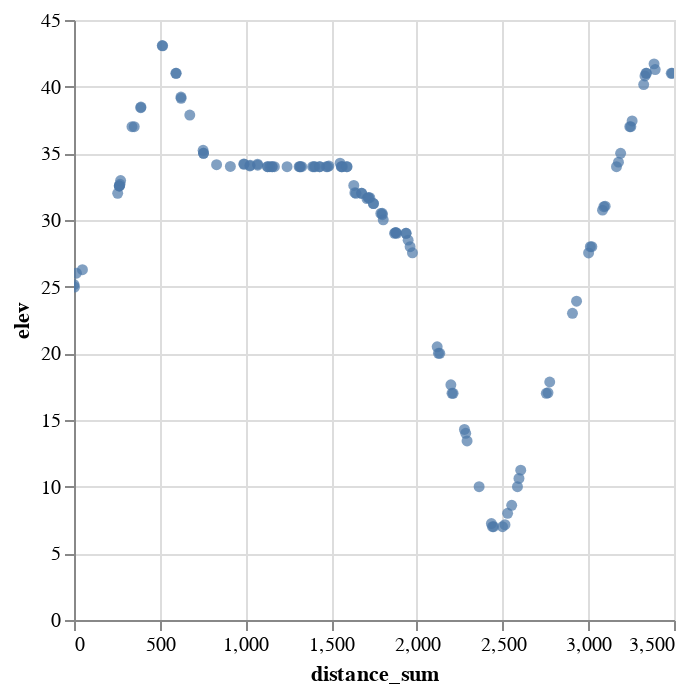

The notebook cell this image was saved under:
### Code cell
alt.Chart(df_walk_broadway).mark_circle(size=30).encode(
    x='distance_sum',
    y='elev',
    #color='slope',
    #tooltip=['lat', 'long', 'slope_angle']
).interactive()

### Figure 1 — Vega-Lite specification as saved in the notebook (floating-point values rounded to 4 significant figures)
{"config": {"view": {"continuousWidth": 300, "continuousHeight": 300}}, "data": {"name": "data-91d09467b0d61c02940725100bc76d45"}, "mark": {"type": "circle", "size": 30}, "encoding": {"x": {"field": "distance_sum", "type": "quantitative"}, "y": {"field": "elev", "type": "quantitative"}}, "params": [{"name": "param_10", "select": {"type": "interval", "encodings": ["x", "y"]}, "bind": "scales"}], "$schema": "https://vega.github.io/schema/vega-lite/v5.8.0.json", "datasets": {"data-91d09467b0d61c02940725100bc76d45": [{"lat": 40.83, "long": -73.95, "elev": 25.16, "d_distance": 0.0, "d_height": 0.0, "slope": 0.0, "slope_angle": 0.0, "d_calories": 0.0, "calories_sum": 0.0, "distance_sum": 0.0}, {"lat": 40.83, "long": -73.95, "elev": 24.97, "d_distance": 2.787, "d_height": -0.19, "slope": -0.06817, "slope_angle": -3.9, "d_calories": 0.1294, "calories_sum": 0.1294, "distance_sum": 2.787}, {"lat": 40.83, "long": -73.95, "elev": 26.01, "d_distance": 11.45, "d_height": 1.04, "slope": 0.0908, "slope_angle": 5.188, "d_calories": 0.9388, "calories_sum": 1.068, "distance_sum": 14.24}, {"lat": 40.83, "long": -73.95, "elev": 26.27, "d_distance": 34.98, "d_height": 0.26, "slope": 0.007434, "slope_angle": 0.4259, "d_calories": 1.739, "calories_sum": 2.807, "distance_sum": 49.22}, {"lat": 40.83, "long": -73.95, "elev": 32.0, "d_distance": 205.7, "d_height": 5.73, "slope": 0.02786, "slope_angle": 1.596, "d_calories": 12.27, "calories_sum": 15.07, "distance_sum": 254.9}, {"lat": 40.83, "long": -73.95, "elev": 32.55, "d_distance": 9.511, "d_height": 0.55, "slope": 0.05783, "slope_angle": 3.31, "d_calories": 0.6685, "calories_sum": 15.74, "distance_sum": 264.4}, {"lat": 40.83, "long": -73.95, "elev": 32.55, "d_distance": 0.0, "d_height": 0.0, "slope": 0.0, "slope_angle": 0.0, "d_calories": 0.0, "calories_sum": 15.74, "distance_sum": 264.4}, {"lat": 40.83, "long": -73.95, "elev": 32.55, "d_distance": 0.0, "d_height": 0.0, "slope": 0.0, "slope_angle": 0.0, "d_calories": 0.0, "calories_sum": 15.74, "distance_sum": 264.4}, {"lat": 40.83, "long": -73.95, "elev": 32.68, "d_distance": 3.734, "d_height": 0.13, "slope": 0.03482, "slope_angle": 1.994, "d_calories": 0.2319, "calories_sum": 15.97, "distance_sum": 268.1}, {"lat": 40.83, "long": -73.95, "elev": 32.96, "d_distance": 3.734, "d_height": 0.28, "slope": 0.07499, "slope_angle": 4.289, "d_calories": 0.2852, "calories_sum": 16.26, "distance_sum": 271.9}, {"lat": 40.83, "long": -73.95, "elev": 37.0, "d_distance": 66.44, "d_height": 4.04, "slope": 0.06081, "slope_angle": 3.48, "d_calories": 4.74, "calories_sum": 21.0, "distance_sum": 338.3}, {"lat": 40.83, "long": -73.95, "elev": 37.0, "d_distance": 12.99, "d_height": 0.0, "slope": 0.0, "slope_angle": 0.0, "d_calories": 0.6459, "calories_sum": 21.64, "distance_sum": 351.3}, {"lat": 40.83, "long": -73.95, "elev": 38.42, "d_distance": 38.13, "d_height": 1.42, "slope": 0.03725, "slope_angle": 2.133, "d_calories": 2.401, "calories_sum": 24.05, "distance_sum": 389.4}, {"lat": 40.83, "long": -73.95, "elev": 38.47, "d_distance": 1.111, "d_height": 0.05, "slope": 0.04499, "slope_angle": 2.576, "d_calories": 0.07304, "calories_sum": 24.12, "distance_sum": 390.5}, {"lat": 40.83, "long": -73.95, "elev": 43.08, "d_distance": 124.2, "d_height": 4.61, "slope": 0.03712, "slope_angle": 2.126, "d_calories": 7.816, "calories_sum": 31.93, "distance_sum": 514.7}, {"lat": 40.83, "long": -73.95, "elev": 43.06, "d_distance": 2.376, "d_height": -0.02, "slope": -0.008417, "slope_angle": -0.4822, "d_calories": 0.1181, "calories_sum": 32.05, "distance_sum": 517.1}, {"lat": 40.83, "long": -73.95, "elev": 41.0, "d_distance": 77.08, "d_height": -2.06, "slope": -0.02673, "slope_angle": -1.531, "d_calories": 3.58, "calories_sum": 35.63, "distance_sum": 594.2}, {"lat": 40.83, "long": -73.95, "elev": 41.0, "d_distance": 2.223, "d_height": 0.0, "slope": 0.0, "slope_angle": 0.0, "d_calories": 0.1105, "calories_sum": 35.74, "distance_sum": 596.4}, {"lat": 40.83, "long": -73.95, "elev": 39.22, "d_distance": 27.51, "d_height": -1.78, "slope": -0.06471, "slope_angle": -3.702, "d_calories": 1.277, "calories_sum": 37.02, "distance_sum": 623.9}, {"lat": 40.83, "long": -73.95, "elev": 39.13, "d_distance": 0.8408, "d_height": -0.09, "slope": -0.107, "slope_angle": -6.11, "d_calories": 0.03905, "calories_sum": 37.06, "distance_sum": 624.7}, {"lat": 40.83, "long": -73.95, "elev": 37.87, "d_distance": 50.7, "d_height": -1.26, "slope": -0.02485, "slope_angle": -1.424, "d_calories": 2.354, "calories_sum": 39.41, "distance_sum": 675.4}, {"lat": 40.83, "long": -73.95, "elev": 35.23, "d_distance": 77.63, "d_height": -2.64, "slope": -0.03401, "slope_angle": -1.948, "d_calories": 3.605, "calories_sum": 43.02, "distance_sum": 753.1}, {"lat": 40.83, "long": -73.95, "elev": 35.0, "d_distance": 2.376, "d_height": -0.23, "slope": -0.09679, "slope_angle": -5.529, "d_calories": 0.1103, "calories_sum": 43.13, "distance_sum": 755.5}, {"lat": 40.83, "long": -73.95, "elev": 35.0, "d_distance": 0.0, "d_height": 0.0, "slope": 0.0, "slope_angle": 0.0, "d_calories": 0.0, "calories_sum": 43.13, "distance_sum": 755.5}, {"lat": 40.83, "long": -73.95, "elev": 34.15, "d_distance": 76.25, "d_height": -0.85, "slope": -0.01115, "slope_angle": -0.6387, "d_calories": 3.791, "calories_sum": 46.92, "distance_sum": 831.7}, {"lat": 40.83, "long": -73.95, "elev": 34.02, "d_distance": 80.39, "d_height": -0.13, "slope": -0.001617, "slope_angle": -0.09265, "d_calories": 3.997, "calories_sum": 50.92, "distance_sum": 912.1}, {"lat": 40.83, "long": -73.95, "elev": 34.21, "d_distance": 78.6, "d_height": 0.19, "slope": 0.002417, "slope_angle": 0.1385, "d_calories": 3.908, "calories_sum": 54.83, "distance_sum": 990.7}, {"lat": 40.83, "long": -73.95, "elev": 34.18, "d_distance": 1.394, "d_height": -0.03, "slope": -0.02153, "slope_angle": -1.233, "d_calories": 0.06471, "calories_sum": 54.89, "distance_sum": 992.1}, {"lat": 40.83, "long": -73.95, "elev": 34.05, "d_distance": 33.99, "d_height": -0.13, "slope": -0.003824, "slope_angle": -0.2191, "d_calories": 1.69, "calories_sum": 56.58, "distance_sum": 1026.0}, {"lat": 40.83, "long": -73.95, "elev": 34.1, "d_distance": 1.394, "d_height": 0.05, "slope": 0.03588, "slope_angle": 2.055, "d_calories": 0.08708, "calories_sum": 56.67, "distance_sum": 1027.0}, {"lat": 40.83, "long": -73.95, "elev": 34.19, "d_distance": 43.24, "d_height": 0.09, "slope": 0.002082, "slope_angle": 0.1193, "d_calories": 2.15, "calories_sum": 58.82, "distance_sum": 1071.0}, {"lat": 40.83, "long": -73.95, "elev": 34.11, "d_distance": 0.8409, "d_height": -0.08, "slope": -0.09514, "slope_angle": -5.435, "d_calories": 0.03905, "calories_sum": 58.86, "distance_sum": 1072.0}, {"lat": 40.83, "long": -73.95, "elev": 34.0, "d_distance": 57.19, "d_height": -0.11, "slope": -0.001923, "slope_angle": -0.1102, "d_calories": 2.843, "calories_sum": 61.7, "distance_sum": 1129.0}, {"lat": 40.83, "long": -73.95, "elev": 34.0, "d_distance": 1.111, "d_height": 0.0, "slope": 0.0, "slope_angle": 0.0, "d_calories": 0.05525, "calories_sum": 61.76, "distance_sum": 1130.0}, {"lat": 40.83, "long": -73.95, "elev": 34.0, "d_distance": 12.99, "d_height": 0.0, "slope": 0.0, "slope_angle": 0.0, "d_calories": 0.6459, "calories_sum": 62.4, "distance_sum": 1143.0}, {"lat": 40.83, "long": -73.95, "elev": 34.0, "d_distance": 12.58, "d_height": 0.0, "slope": 0.0, "slope_angle": 0.0, "d_calories": 0.6252, "calories_sum": 63.03, "distance_sum": 1155.0}, {"lat": 40.83, "long": -73.95, "elev": 34.0, "d_distance": 0.8409, "d_height": 0.0, "slope": 0.0, "slope_angle": 0.0, "d_calories": 0.04181, "calories_sum": 63.07, "distance_sum": 1156.0}, {"lat": 40.83, "long": -73.95, "elev": 34.0, "d_distance": 12.58, "d_height": 0.0, "slope": 0.0, "slope_angle": 0.0, "d_calories": 0.6252, "calories_sum": 63.69, "distance_sum": 1169.0}, {"lat": 40.83, "long": -73.95, "elev": 34.0, "d_distance": 74.08, "d_height": 0.0, "slope": 0.0, "slope_angle": 0.0, "d_calories": 3.683, "calories_sum": 67.38, "distance_sum": 1243.0}, {"lat": 40.83, "long": -73.95, "elev": 34.0, "d_distance": 70.17, "d_height": 0.0, "slope": 0.0, "slope_angle": 0.0, "d_calories": 3.489, "calories_sum": 70.87, "distance_sum": 1313.0}, {"lat": 40.83, "long": -73.95, "elev": 34.0, "d_distance": 5.111, "d_height": 0.0, "slope": 0.0, "slope_angle": 0.0, "d_calories": 0.2541, "calories_sum": 71.12, "distance_sum": 1318.0}, {"lat": 40.83, "long": -73.95, "elev": 34.0, "d_distance": 2.376, "d_height": 0.0, "slope": 0.0, "slope_angle": 0.0, "d_calories": 0.1181, "calories_sum": 71.24, "distance_sum": 1321.0}, {"lat": 40.83, "long": -73.95, "elev": 34.0, "d_distance": 7.882, "d_height": 0.0, "slope": 0.0, "slope_angle": 0.0, "d_calories": 0.3919, "calories_sum": 71.63, "distance_sum": 1328.0}, {"lat": 40.82, "long": -73.95, "elev": 34.0, "d_distance": 63.27, "d_height": 0.0, "slope": 0.0, "slope_angle": 0.0, "d_calories": 3.146, "calories_sum": 74.78, "distance_sum": 1392.0}, {"lat": 40.82, "long": -73.95, "elev": 34.0, "d_distance": 7.882, "d_height": 0.0, "slope": 0.0, "slope_angle": 0.0, "d_calories": 0.3919, "calories_sum": 75.17, "distance_sum": 1400.0}, {"lat": 40.82, "long": -73.95, "elev": 34.0, "d_distance": 6.495, "d_height": 0.0, "slope": 0.0, "slope_angle": 0.0, "d_calories": 0.3229, "calories_sum": 75.49, "distance_sum": 1406.0}, {"lat": 40.82, "long": -73.95, "elev": 34.0, "d_distance": 26.53, "d_height": 0.0, "slope": 0.0, "slope_angle": 0.0, "d_calories": 1.319, "calories_sum": 76.81, "distance_sum": 1433.0}, {"lat": 40.82, "long": -73.95, "elev": 34.0, "d_distance": 1.111, "d_height": 0.0, "slope": 0.0, "slope_angle": 0.0, "d_calories": 0.05525, "calories_sum": 76.86, "distance_sum": 1434.0}, {"lat": 40.82, "long": -73.95, "elev": 34.0, "d_distance": 38.13, "d_height": 0.0, "slope": 0.0, "slope_angle": 0.0, "d_calories": 1.896, "calories_sum": 78.76, "distance_sum": 1472.0}, {"lat": 40.82, "long": -73.95, "elev": 34.0, "d_distance": 7.882, "d_height": 0.0, "slope": 0.0, "slope_angle": 0.0, "d_calories": 0.3919, "calories_sum": 79.15, "distance_sum": 1480.0}, {"lat": 40.82, "long": -73.95, "elev": 34.05, "d_distance": 7.129, "d_height": 0.05, "slope": 0.007014, "slope_angle": 0.4019, "d_calories": 0.3544, "calories_sum": 79.51, "distance_sum": 1487.0}, {"lat": 40.82, "long": -73.95, "elev": 34.26, "d_distance": 65.06, "d_height": 0.21, "slope": 0.003228, "slope_angle": 0.1849, "d_calories": 3.235, "calories_sum": 82.74, "distance_sum": 1552.0}, {"lat": 40.82, "long": -73.95, "elev": 34.0, "d_distance": 7.468, "d_height": -0.26, "slope": -0.03482, "slope_angle": -1.994, "d_calories": 0.3468, "calories_sum": 83.09, "distance_sum": 1559.0}, {"lat": 40.82, "long": -73.95, "elev": 34.0, "d_distance": 1.394, "d_height": 0.0, "slope": 0.0, "slope_angle": 0.0, "d_calories": 0.06929, "calories_sum": 83.16, "distance_sum": 1561.0}, {"lat": 40.82, "long": -73.95, "elev": 34.0, "d_distance": 5.111, "d_height": 0.0, "slope": 0.0, "slope_angle": 0.0, "d_calories": 0.2541, "calories_sum": 83.41, "distance_sum": 1566.0}, {"lat": 40.82, "long": -73.95, "elev": 34.0, "d_distance": 25.56, "d_height": 0.0, "slope": 0.0, "slope_angle": 0.0, "d_calories": 1.271, "calories_sum": 84.68, "distance_sum": 1591.0}, {"lat": 40.82, "long": -73.95, "elev": 34.0, "d_distance": 1.111, "d_height": 0.0, "slope": 0.0, "slope_angle": 0.0, "d_calories": 0.05525, "calories_sum": 84.74, "distance_sum": 1593.0}, {"lat": 40.82, "long": -73.95, "elev": 32.59, "d_distance": 39.51, "d_height": -1.41, "slope": -0.03569, "slope_angle": -2.044, "d_calories": 1.835, "calories_sum": 86.57, "distance_sum": 1632.0}, {"lat": 40.82, "long": -73.95, "elev": 32.05, "d_distance": 6.495, "d_height": -0.54, "slope": -0.08314, "slope_angle": -4.753, "d_calories": 0.3016, "calories_sum": 86.87, "distance_sum": 1639.0}, {"lat": 40.82, "long": -73.95, "elev": 32.0, "d_distance": 6.495, "d_height": -0.05, "slope": -0.007698, "slope_angle": -0.4411, "d_calories": 0.3229, "calories_sum": 87.2, "distance_sum": 1645.0}, {"lat": 40.82, "long": -73.95, "elev": 32.0, "d_distance": 33.02, "d_height": 0.0, "slope": 0.0, "slope_angle": 0.0, "d_calories": 1.642, "calories_sum": 88.84, "distance_sum": 1678.0}, {"lat": 40.82, "long": -73.95, "elev": 32.0, "d_distance": 0.0, "d_height": 0.0, "slope": 0.0, "slope_angle": 0.0, "d_calories": 0.0, "calories_sum": 88.84, "distance_sum": 1678.0}, {"lat": 40.82, "long": -73.95, "elev": 31.61, "d_distance": 30.67, "d_height": -0.39, "slope": -0.01272, "slope_angle": -0.7286, "d_calories": 1.525, "calories_sum": 90.36, "distance_sum": 1709.0}, {"lat": 40.82, "long": -73.95, "elev": 31.67, "d_distance": 8.842, "d_height": 0.06, "slope": 0.006785, "slope_angle": 0.3888, "d_calories": 0.4396, "calories_sum": 90.8, "distance_sum": 1718.0}, {"lat": 40.82, "long": -73.95, "elev": 31.67, "d_distance": 0.0, "d_height": 0.0, "slope": 0.0, "slope_angle": 0.0, "d_calories": 0.0, "calories_sum": 90.8, "distance_sum": 1718.0}, {"lat": 40.82, "long": -73.95, "elev": 31.67, "d_distance": 7.883, "d_height": 0.0, "slope": 0.0, "slope_angle": 0.0, "d_calories": 0.3919, "calories_sum": 91.19, "distance_sum": 1725.0}, {"lat": 40.82, "long": -73.95, "elev": 31.23, "d_distance": 21.42, "d_height": -0.44, "slope": -0.02054, "slope_angle": -1.177, "d_calories": 0.9946, "calories_sum": 92.19, "distance_sum": 1747.0}, {"lat": 40.82, "long": -73.95, "elev": 31.23, "d_distance": 0.0, "d_height": 0.0, "slope": 0.0, "slope_angle": 0.0, "d_calories": 0.0, "calories_sum": 92.19, "distance_sum": 1747.0}, {"lat": 40.82, "long": -73.95, "elev": 30.49, "d_distance": 42.84, "d_height": -0.74, "slope": -0.01728, "slope_angle": -0.9897, "d_calories": 2.13, "calories_sum": 94.32, "distance_sum": 1790.0}, {"lat": 40.82, "long": -73.95, "elev": 30.5, "d_distance": 7.883, "d_height": 0.01, "slope": 0.001269, "slope_angle": 0.07269, "d_calories": 0.3919, "calories_sum": 94.71, "distance_sum": 1798.0}, {"lat": 40.82, "long": -73.95, "elev": 30.4, "d_distance": 1.111, "d_height": -0.1, "slope": -0.08999, "slope_angle": -5.142, "d_calories": 0.05161, "calories_sum": 94.76, "distance_sum": 1799.0}, {"lat": 40.82, "long": -73.95, "elev": 30.01, "d_distance": 5.111, "d_height": -0.39, "slope": -0.07631, "slope_angle": -4.364, "d_calories": 0.2374, "calories_sum": 95.0, "distance_sum": 1804.0}, {"lat": 40.82, "long": -73.95, "elev": 29.0, "d_distance": 66.03, "d_height": -1.01, "slope": -0.0153, "slope_angle": -0.8763, "d_calories": 3.283, "calories_sum": 98.28, "distance_sum": 1870.0}, {"lat": 40.82, "long": -73.95, "elev": 29.05, "d_distance": 6.102, "d_height": 0.05, "slope": 0.008194, "slope_angle": 0.4695, "d_calories": 0.3034, "calories_sum": 98.59, "distance_sum": 1876.0}, {"lat": 40.82, "long": -73.95, "elev": 29.06, "d_distance": 1.394, "d_height": 0.01, "slope": 0.007176, "slope_angle": 0.4111, "d_calories": 0.06929, "calories_sum": 98.66, "distance_sum": 1877.0}, {"lat": 40.82, "long": -73.95, "elev": 29.0, "d_distance": 5.111, "d_height": -0.06, "slope": -0.01174, "slope_angle": -0.6726, "d_calories": 0.2541, "calories_sum": 98.91, "distance_sum": 1882.0}, {"lat": 40.82, "long": -73.96, "elev": 29.0, "d_distance": 53.87, "d_height": 0.0, "slope": 0.0, "slope_angle": 0.0, "d_calories": 2.679, "calories_sum": 101.6, "distance_sum": 1936.0}, {"lat": 40.82, "long": -73.96, "elev": 29.0, "d_distance": 1.111, "d_height": 0.0, "slope": 0.0, "slope_angle": 0.0, "d_calories": 0.05525, "calories_sum": 101.6, "distance_sum": 1937.0}, {"lat": 40.82, "long": -73.96, "elev": 28.49, "d_distance": 11.61, "d_height": -0.51, "slope": -0.04395, "slope_angle": -2.516, "d_calories": 0.5389, "calories_sum": 102.2, "distance_sum": 1949.0}, {"lat": 40.82, "long": -73.96, "elev": 28.0, "d_distance": 11.61, "d_height": -0.49, "slope": -0.04222, "slope_angle": -2.418, "d_calories": 0.5389, "calories_sum": 102.7, "distance_sum": 1961.0}, {"lat": 40.82, "long": -73.96, "elev": 27.54, "d_distance": 13.57, "d_height": -0.46, "slope": -0.0339, "slope_angle": -1.942, "d_calories": 0.6301, "calories_sum": 103.4, "distance_sum": 1974.0}, {"lat": 40.82, "long": -73.96, "elev": 20.49, "d_distance": 144.2, "d_height": -7.05, "slope": -0.04888, "slope_angle": -2.798, "d_calories": 6.698, "calories_sum": 110.0, "distance_sum": 2118.0}, {"lat": 40.82, "long": -73.96, "elev": 20.0, "d_distance": 7.468, "d_height": -0.49, "slope": -0.06561, "slope_angle": -3.754, "d_calories": 0.3468, "calories_sum": 110.4, "distance_sum": 2126.0}, {"lat": 40.82, "long": -73.96, "elev": 20.0, "d_distance": 7.883, "d_height": 0.0, "slope": 0.0, "slope_angle": 0.0, "d_calories": 0.3919, "calories_sum": 110.8, "distance_sum": 2134.0}, {"lat": 40.82, "long": -73.96, "elev": 17.64, "d_distance": 64.65, "d_height": -2.36, "slope": -0.0365, "slope_angle": -2.09, "d_calories": 3.002, "calories_sum": 113.8, "distance_sum": 2198.0}, {"lat": 40.82, "long": -73.96, "elev": 17.0, "d_distance": 6.495, "d_height": -0.64, "slope": -0.09853, "slope_angle": -5.627, "d_calories": 0.3016, "calories_sum": 114.1, "distance_sum": 2205.0}, {"lat": 40.82, "long": -73.96, "elev": 17.0, "d_distance": 6.495, "d_height": 0.0, "slope": 0.0, "slope_angle": 0.0, "d_calories": 0.3229, "calories_sum": 114.4, "distance_sum": 2211.0}, {"lat": 40.82, "long": -73.96, "elev": 14.29, "d_distance": 66.03, "d_height": -2.71, "slope": -0.04104, "slope_angle": -2.35, "d_calories": 3.067, "calories_sum": 117.5, "distance_sum": 2278.0}, {"lat": 40.82, "long": -73.96, "elev": 14.0, "d_distance": 7.468, "d_height": -0.29, "slope": -0.03883, "slope_angle": -2.224, "d_calories": 0.3468, "calories_sum": 117.8, "distance_sum": 2285.0}, {"lat": 40.82, "long": -73.96, "elev": 13.43, "d_distance": 7.883, "d_height": -0.57, "slope": -0.07231, "slope_angle": -4.136, "d_calories": 0.3661, "calories_sum": 118.2, "distance_sum": 2293.0}, {"lat": 40.82, "long": -73.96, "elev": 10.0, "d_distance": 70.34, "d_height": -3.43, "slope": -0.04876, "slope_angle": -2.792, "d_calories": 3.267, "calories_sum": 121.5, "distance_sum": 2363.0}, {"lat": 40.82, "long": -73.96, "elev": 7.23, "d_distance": 71.56, "d_height": -2.77, "slope": -0.03871, "slope_angle": -2.217, "d_calories": 3.323, "calories_sum": 124.8, "distance_sum": 2435.0}, {"lat": 40.82, "long": -73.96, "elev": 7.0, "d_distance": 6.495, "d_height": -0.23, "slope": -0.03541, "slope_angle": -2.028, "d_calories": 0.3016, "calories_sum": 125.1, "distance_sum": 2441.0}, {"lat": 40.82, "long": -73.96, "elev": 7.0, "d_distance": 6.495, "d_height": 0.0, "slope": 0.0, "slope_angle": 0.0, "d_calories": 0.3229, "calories_sum": 125.4, "distance_sum": 2448.0}, {"lat": 40.82, "long": -73.96, "elev": 7.0, "d_distance": 51.96, "d_height": 0.0, "slope": 0.0, "slope_angle": 0.0, "d_calories": 2.584, "calories_sum": 128.0, "distance_sum": 2500.0}, {"lat": 40.82, "long": -73.96, "elev": 7.15, "d_distance": 14.38, "d_height": 0.15, "slope": 0.01043, "slope_angle": 0.5977, "d_calories": 0.7149, "calories_sum": 128.7, "distance_sum": 2514.0}, {"lat": 40.82, "long": -73.96, "elev": 8.0, "d_distance": 15.33, "d_height": 0.85, "slope": 0.05543, "slope_angle": 3.173, "d_calories": 1.065, "calories_sum": 129.8, "distance_sum": 2529.0}, {"lat": 40.82, "long": -73.96, "elev": 8.6, "d_distance": 23.78, "d_height": 0.6, "slope": 0.02523, "slope_angle": 1.446, "d_calories": 1.396, "calories_sum": 131.2, "distance_sum": 2553.0}, {"lat": 40.82, "long": -73.96, "elev": 10.0, "d_distance": 33.61, "d_height": 1.4, "slope": 0.04166, "slope_angle": 2.385, "d_calories": 2.169, "calories_sum": 133.3, "distance_sum": 2587.0}, {"lat": 40.82, "long": -73.96, "elev": 10.62, "d_distance": 8.843, "d_height": 0.62, "slope": 0.07011, "slope_angle": 4.011, "d_calories": 0.6601, "calories_sum": 134.0, "distance_sum": 2596.0}, {"lat": 40.82, "long": -73.96, "elev": 11.24, "d_distance": 10.22, "d_height": 0.62, "slope": 0.06065, "slope_angle": 3.471, "d_calories": 0.7288, "calories_sum": 134.7, "distance_sum": 2606.0}, {"lat": 40.81, "long": -73.96, "elev": 17.0, "d_distance": 149.2, "d_height": 5.76, "slope": 0.03861, "slope_angle": 2.211, "d_calories": 9.468, "calories_sum": 144.2, "distance_sum": 2755.0}, {"lat": 40.81, "long": -73.96, "elev": 17.04, "d_distance": 9.834, "d_height": 0.04, "slope": 0.004067, "slope_angle": 0.233, "d_calories": 0.489, "calories_sum": 144.7, "distance_sum": 2765.0}, {"lat": 40.81, "long": -73.96, "elev": 17.85, "d_distance": 10.22, "d_height": 0.81, "slope": 0.07924, "slope_angle": 4.531, "d_calories": 0.7961, "calories_sum": 145.5, "distance_sum": 2775.0}, {"lat": 40.81, "long": -73.96, "elev": 23.0, "d_distance": 132.6, "d_height": 5.15, "slope": 0.03883, "slope_angle": 2.223, "d_calories": 8.428, "calories_sum": 153.9, "distance_sum": 2908.0}, {"lat": 40.81, "long": -73.96, "elev": 23.91, "d_distance": 23.78, "d_height": 0.91, "slope": 0.03827, "slope_angle": 2.192, "d_calories": 1.506, "calories_sum": 155.4, "distance_sum": 2932.0}, {"lat": 40.81, "long": -73.96, "elev": 27.53, "d_distance": 70.18, "d_height": 3.62, "slope": 0.05158, "slope_angle": 2.953, "d_calories": 4.777, "calories_sum": 160.2, "distance_sum": 3002.0}, {"lat": 40.81, "long": -73.96, "elev": 28.0, "d_distance": 10.22, "d_height": 0.47, "slope": 0.04598, "slope_angle": 2.632, "d_calories": 0.6755, "calories_sum": 160.9, "distance_sum": 3012.0}, {"lat": 40.81, "long": -73.96, "elev": 28.0, "d_distance": 8.843, "d_height": 0.0, "slope": 0.0, "slope_angle": 0.0, "d_calories": 0.4397, "calories_sum": 161.3, "distance_sum": 3021.0}, {"lat": 40.81, "long": -73.96, "elev": 30.74, "d_distance": 62.3, "d_height": 2.74, "slope": 0.04398, "slope_angle": 2.518, "d_calories": 4.073, "calories_sum": 165.4, "distance_sum": 3083.0}, {"lat": 40.81, "long": -73.96, "elev": 31.0, "d_distance": 7.883, "d_height": 0.26, "slope": 0.03298, "slope_angle": 1.889, "d_calories": 0.4845, "calories_sum": 165.9, "distance_sum": 3091.0}, {"lat": 40.81, "long": -73.96, "elev": 31.04, "d_distance": 7.468, "d_height": 0.04, "slope": 0.005356, "slope_angle": 0.3069, "d_calories": 0.3713, "calories_sum": 166.2, "distance_sum": 3098.0}, {"lat": 40.81, "long": -73.96, "elev": 34.0, "d_distance": 66.03, "d_height": 2.96, "slope": 0.04482, "slope_angle": 2.567, "d_calories": 4.337, "calories_sum": 170.6, "distance_sum": 3164.0}, {"lat": 40.81, "long": -73.96, "elev": 34.34, "d_distance": 11.61, "d_height": 0.34, "slope": 0.0293, "slope_angle": 1.678, "d_calories": 0.6981, "calories_sum": 171.3, "distance_sum": 3176.0}, {"lat": 40.81, "long": -73.96, "elev": 35.0, "d_distance": 12.58, "d_height": 0.66, "slope": 0.05248, "slope_angle": 3.004, "d_calories": 0.8601, "calories_sum": 172.1, "distance_sum": 3189.0}, {"lat": 40.81, "long": -73.96, "elev": 37.0, "d_distance": 53.46, "d_height": 2.0, "slope": 0.03741, "slope_angle": 2.142, "d_calories": 3.37, "calories_sum": 175.5, "distance_sum": 3242.0}, {"lat": 40.81, "long": -73.96, "elev": 37.0, "d_distance": 6.102, "d_height": 0.0, "slope": 0.0, "slope_angle": 0.0, "d_calories": 0.3034, "calories_sum": 175.8, "distance_sum": 3248.0}, {"lat": 40.81, "long": -73.96, "elev": 37.43, "d_distance": 7.468, "d_height": 0.43, "slope": 0.05758, "slope_angle": 3.295, "d_calories": 0.5243, "calories_sum": 176.3, "distance_sum": 3256.0}, {"lat": 40.81, "long": -73.96, "elev": 40.16, "d_distance": 67.41, "d_height": 2.73, "slope": 0.0405, "slope_angle": 2.319, "d_calories": 4.324, "calories_sum": 180.6, "distance_sum": 3323.0}, {"lat": 40.81, "long": -73.96, "elev": 40.8, "d_distance": 7.468, "d_height": 0.64, "slope": 0.0857, "slope_angle": 4.898, "d_calories": 0.5987, "calories_sum": 181.2, "distance_sum": 3331.0}, {"lat": 40.81, "long": -73.96, "elev": 41.0, "d_distance": 6.102, "d_height": 0.2, "slope": 0.03277, "slope_angle": 1.877, "d_calories": 0.3746, "calories_sum": 181.6, "distance_sum": 3337.0}, {"lat": 40.81, "long": -73.96, "elev": 41.0, "d_distance": 2.787, "d_height": 0.0, "slope": 0.0, "slope_angle": 0.0, "d_calories": 0.1386, "calories_sum": 181.8, "distance_sum": 3339.0}, {"lat": 40.81, "long": -73.96, "elev": 41.71, "d_distance": 44.21, "d_height": 0.71, "slope": 0.01606, "slope_angle": 0.92, "d_calories": 2.198, "calories_sum": 184.0, "distance_sum": 3384.0}, {"lat": 40.81, "long": -73.96, "elev": 41.28, "d_distance": 6.495, "d_height": -0.43, "slope": -0.0662, "slope_angle": -3.787, "d_calories": 0.3016, "calories_sum": 184.3, "distance_sum": 3390.0}, {"lat": 40.81, "long": -73.96, "elev": 41.0, "d_distance": 93.54, "d_height": -0.28, "slope": -0.002993, "slope_angle": -0.1715, "d_calories": 4.651, "calories_sum": 188.9, "distance_sum": 3484.0}, {"lat": 40.81, "long": -73.96, "elev": 41.0, "d_distance": 6.048, "d_height": 0.0, "slope": 0.0, "slope_angle": 0.0, "d_calories": 0.3007, "calories_sum": 189.2, "distance_sum": 3490.0}]}}
